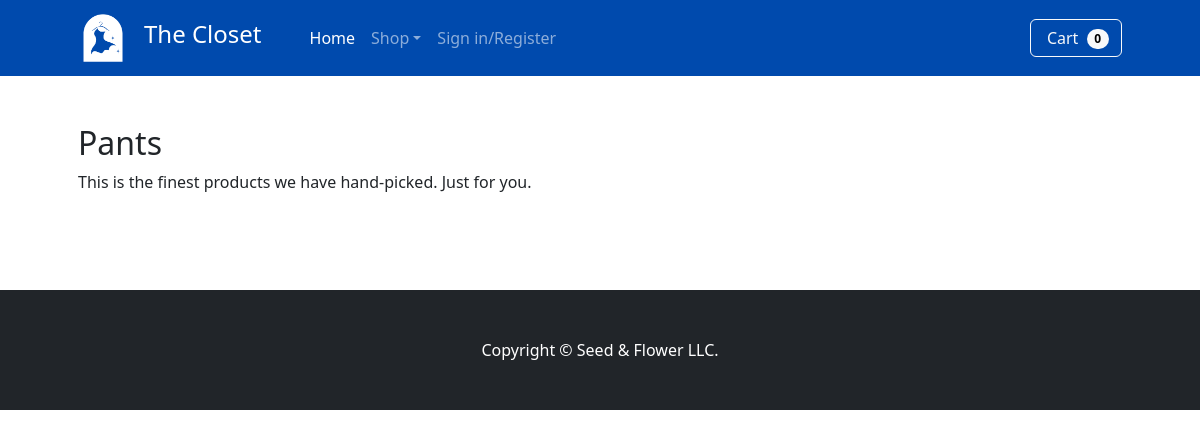
The app's page /pants.php, older data.
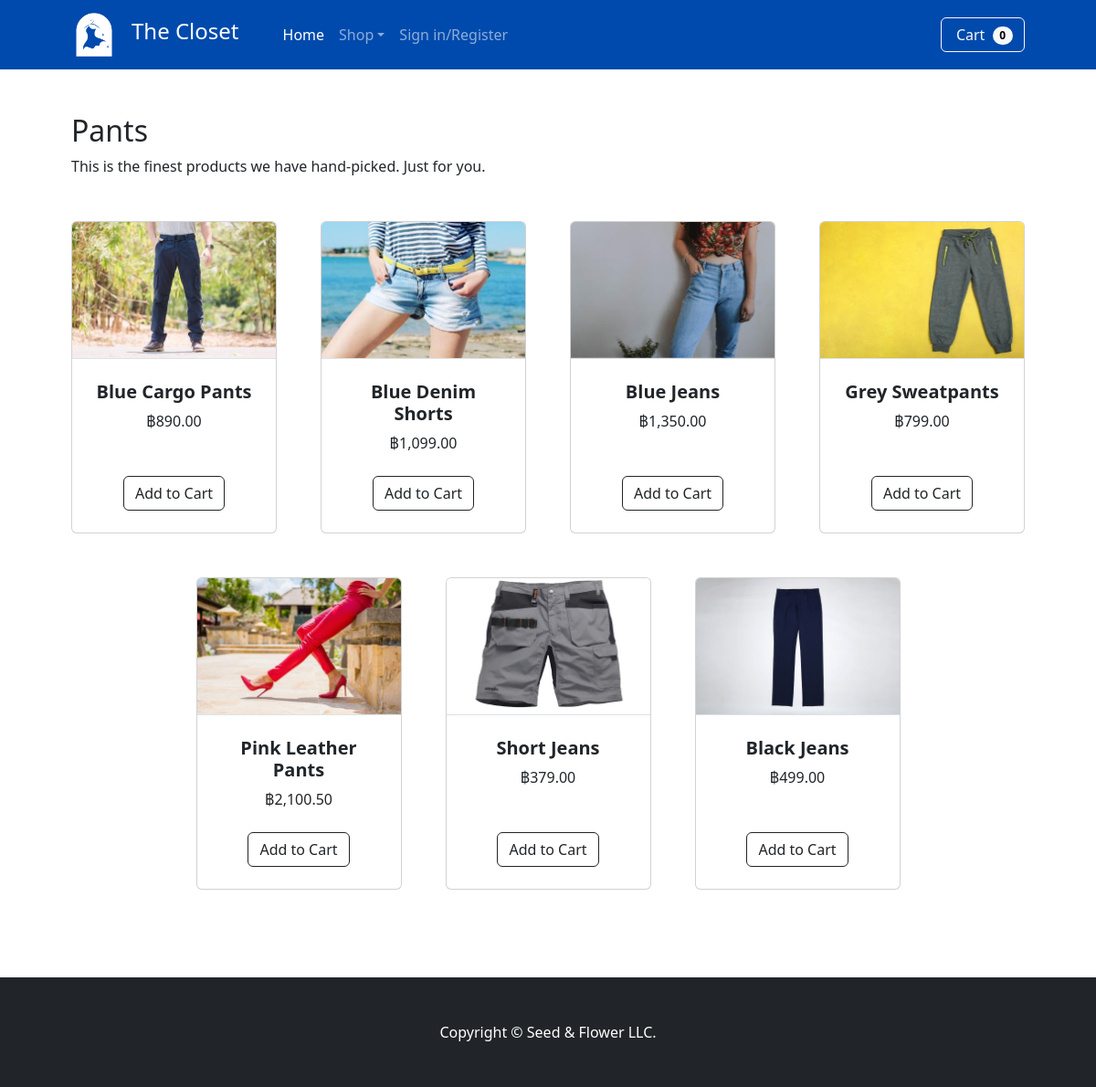
The same page, newer data.
### tables this page shows
CREATE TABLE `product` (
  `pID` int(3) NOT NULL,
  `pname` varchar(25) NOT NULL,
  `pimagedir` varchar(350) NOT NULL,
  `price` decimal(10,2) NOT NULL,
  `ptype` char(1) DEFAULT NULL,
  `isFeature` tinyint(1) NOT NULL
);

### pants.php (the view, shortened to what this page needs)
<!doctype html>
<html lang="en">
<head>
    <link href="https://cdn.jsdelivr.net/npm/bootstrap@5.2.2/dist/css/bootstrap.min.css" rel="stylesheet">
</head>
<body>
    <?php include "func/navbar.php"; ?>
    <section class="mb-5">
    <div class="container px-4 px-lg-5 mt-5">
        <h2>Pants</h2>
        <p class="mb-5">This is the finest products we have hand-picked. Just for you.</p>
        <div class="row gx-4 gx-lg-5 row-cols-2 row-cols-md-3 row-cols-xl-4 justify-content-center">
        <?php
            $q = "SELECT * FROM product WHERE ptype=\"b\"";
            $result=$mysqli->query($q);
            while($row=$result->fetch_array()){?>
                <div class="col mb-5">
                    <div class="card h-100">
                        <img class="card-img-top border-bottom" src="<?php echo $row['pimagedir'] ?>" alt="..." />
                        <div class="card-body bg-mute p-4">
                            <div class="text-center">
                                <h5 class="fw-bolder"><?php echo $row['pname'] ?></h5>
                                ฿<?php echo number_format($row['price'], 2, '.', ',') ?>
                            </div>
                        </div>
                        <div class="card-footer p-4 pt-0 border-top-0 bg-transparent">
                            <div class="text-center">
                                <form action="func/addtocart.php" method="post">
                                    <div type="submit" class="text-center">
                                        <input type="submit" name="add_to_cart" style="margin-top:5px;" class="btn btn-outline-dark mt-auto" value="Add to Cart" />
                                    </div>
                                </form>
                            </div>
                        </div>
                    </div>
                </div>
            <?php }?>
        </div>
    </div>
</section>
</body>
</html>

Row changes from the older to the newer data that the page shows:
added product: pimagedir (picture), pname "Blue Cargo Pants", price "890.00"
added product: pimagedir (picture), pname "Blue Denim Shorts", price "1,099.00"
added product: pimagedir (picture), pname "Blue Jeans", price "1,350.00"
added product: pimagedir (picture), pname "Grey Sweatpants", price "799.00"
added product: pimagedir (picture), pname "Pink Leather Pants", price "2,100.50"
added product: pimagedir (picture), pname "Short Jeans", price "379.00"
added product: pimagedir (picture), pname "Black Jeans", price "499.00"
